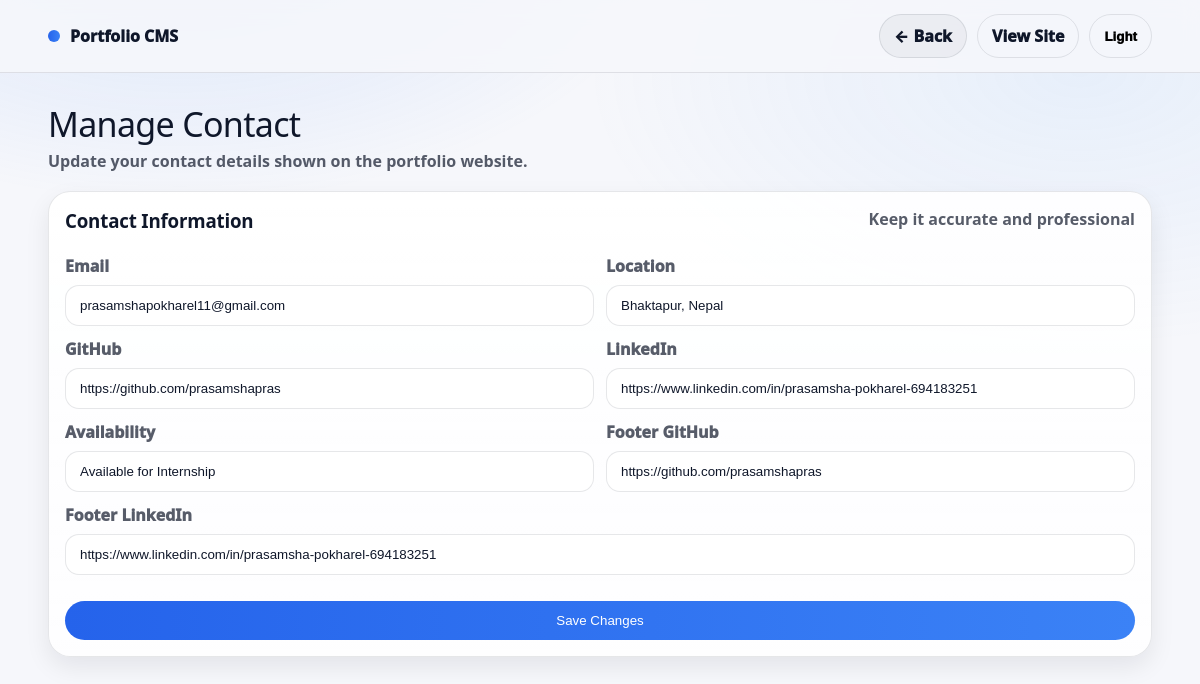
The app's page /manage_contact.php (signed in) with its own data.
### tables this page shows
CREATE TABLE `portfolio_contact` (
  `id` int(11) NOT NULL,
  `user_id` int(11) NOT NULL,
  `email` varchar(200) DEFAULT '',
  `phone` varchar(30) DEFAULT NULL,
  `github` varchar(255) DEFAULT '',
  `linkedin` varchar(255) DEFAULT '',
  `location` varchar(200) DEFAULT '',
  `availability` varchar(200) DEFAULT '',
  `footer_github` varchar(255) DEFAULT '',
  `footer_linkedin` varchar(255) DEFAULT ''
);

### auth.php (called while the page is built, shortened)
<?php
if (!function_exists("is_admin")) {
  function is_admin(): bool {
    return (($_SESSION["role"] ?? "user") === "admin");
  }
}
if (!function_exists("current_user_id")) {
  function current_user_id(): int {
    return (int)($_SESSION["user_id"] ?? 0);
  }
}

### manage_contact.php (the view, shortened to what this page needs)
<?php
require "db.php";
require "auth.php";
$target_user_id = current_user_id();
$contact = [
  "email"=>"","github"=>"","linkedin"=>"","location"=>"","availability"=>"",
  "footer_github"=>"","footer_linkedin"=>""
];
$stmt = $conn->prepare("SELECT * FROM portfolio_contact WHERE user_id=? LIMIT 1");
$stmt->bind_param("i", $target_user_id);
$stmt->execute();
$res = $stmt->get_result();
$row = $res ? $res->fetch_assoc() : null;
if ($row) $contact = array_merge($contact, $row);
$qs = is_admin() ? ("?user_id=" . $target_user_id) : "";
$stmt = $conn->prepare("SELECT username FROM users WHERE id=? LIMIT 1");
$stmt->bind_param("i", $target_user_id);
$stmt->execute();
$tu = $stmt->get_result()->fetch_assoc();
$target_username = $tu["username"] ?? ($_SESSION["username"] ?? "");
$viewSiteUrl = "index.php?u=" . urlencode($target_username);
?>
<!doctype html>
<html lang="en">
<head>
  <link rel="stylesheet" href="style.css">
</head>
<body>
<header class="topbar">
  <div class="wrap topbar-inner">
    <a class="brand" href="dashboard.php<?php echo $qs; ?>">
      <span class="brand-dot"></span>
      <span class="brand-text">Portfolio CMS</span>
    </a>
    <div class="topbar-right">
      <a class="pill" href="dashboard.php<?php echo $qs; ?>">← Back</a>
      <a class="pill pill-ghost" href="<?php echo htmlspecialchars($viewSiteUrl); ?>">View Site</a>
      <button class="pill pill-ghost" id="themeToggle" type="button">
        <span class="theme-label">Dark</span>
      </button>
    </div>
  </div>
</header>
<main class="admin-shell">
  <div>
    <div class="admin-page-title">Manage Contact</div>
    <div class="admin-page-sub">Update your contact details shown on the portfolio website.</div>
  </div>
  <div class="admin-cardx">
    <div class="admin-cardx-head">
      <h3>Contact Information</h3>
      <div class="muted">Keep it accurate and professional</div>
    </div>
    <form method="post" class="admin-form">
      <div class="admin-row">
        <div>
          <label class="admin-label">Email</label>
          <input class="admin-input" name="email" value="<?php echo htmlspecialchars($contact["email"]); ?>">
        </div>
        <div>
          <label class="admin-label">Location</label>
          <input class="admin-input" name="location" value="<?php echo htmlspecialchars($contact["location"]); ?>">
        </div>
      </div>
      <div class="admin-row">
        <div>
          <label class="admin-label">GitHub</label>
          <input class="admin-input" name="github" value="<?php echo htmlspecialchars($contact["github"]); ?>">
        </div>
        <div>
          <label class="admin-label">LinkedIn</label>
          <input class="admin-input" name="linkedin" value="<?php echo htmlspecialchars($contact["linkedin"]); ?>">
        </div>
      </div>
      <div class="admin-row">
        <div>
          <label class="admin-label">Availability</label>
          <input class="admin-input" name="availability" value="<?php echo htmlspecialchars($contact["availability"]); ?>">
        </div>
        <div>
          <label class="admin-label">Footer GitHub</label>
          <input class="admin-input" name="footer_github" value="<?php echo htmlspecialchars($contact["footer_github"]); ?>">
        </div>
      </div>
      <label class="admin-label">Footer LinkedIn</label>
      <input class="admin-input" name="footer_linkedin" value="<?php echo htmlspecialchars($contact["footer_linkedin"]); ?>">
      <div class="admin-actions-row">
        <button class="admin-btn" type="submit">Save Changes</button>
      </div>
    </form>
  </div>
</main>
</body>
</html>

### style.css (style rules this page uses)
:root { --bg: #0b1220; --surface: #0f172a; --card: rgba(255,255,255,.045); --card2: rgba(255,255,255,.06); --border: rgba(255,255,255,.10); --border2: rgba(255,255,255,.16); --text: #eaf0ff; --muted: rgba(234,240,255,.70); --accent: #3b82f6; --accent2:#60a5fa; --radius: 18px; --shadow: 0 18px 50px rgba(0,0,0,.38); --shadow2: 0 10px 26px rgba(0,0,0,.22); --trans: 180ms ease; }
html[data-theme="light"] { --bg: #f6f7fb; --surface:#ffffff; --card: rgba(15,23,42,.04); --card2: rgba(15,23,42,.06); --border: rgba(15,23,42,.10); --border2: rgba(15,23,42,.16); --text:#0f172a; --muted: rgba(15,23,42,.70); --accent:#2563eb; --accent2:#3b82f6; --shadow: 0 18px 42px rgba(2,6,23,.10); --shadow2: 0 10px 24px rgba(2,6,23,.08); }
* { box-sizing:border-box; }
body { margin:0; font-family: ui-sans-serif, system-ui, -apple-system, Segoe UI, Roboto, Arial; color: var(--text); background: radial-gradient(900px 500px at 15% -10%, rgba(59,130,246,.16), transparent 55%), radial-gradient(900px 500px at 90% 10%, rgba(96,165,250,.10), transparent 55%), var(--bg); }
a { color:inherit; }
.wrap { width:min(1120px, 92vw); margin:auto; }
.muted { color: var(--muted); }
.topbar { position:sticky; top:0; z-index:50; backdrop-filter: blur(10px); background: color-mix(in srgb, var(--bg) 86%, transparent); border-bottom: 1px solid var(--border); }
.topbar-inner { display:flex; align-items:center; justify-content:space-between; gap:14px; padding: 14px 0; }
.brand { display:flex; align-items:center; gap:10px; text-decoration:none; font-weight: 1000; }
.brand-dot { width:12px;height:12px;border-radius:999px; background: linear-gradient(90deg, var(--accent), var(--accent2)); }
.topbar-right { display:flex; gap:10px; flex-wrap:wrap; }
.pill { display:inline-flex; align-items:center; padding: 10px 14px; border-radius: 999px; border: 1px solid var(--border); background: var(--card); text-decoration:none; font-weight: 950; transition: var(--trans); }
.pill-ghost { background: transparent; }
.admin-label { display:block; margin: 12px 0 8px; font-weight: 950; color: var(--muted); }
.admin-input { width:100%; padding: 12px 14px; border-radius: 14px; border: 1px solid var(--border); background: color-mix(in srgb, var(--surface) 88%, transparent); color: var(--text); outline:none; }
html[data-theme="light"] .admin-input { background: rgba(255,255,255,.86); }
.admin-btn { width:100%; margin-top: 14px; padding: 12px 16px; border-radius: 999px; border: 0; cursor:pointer; font-weight: 1100; color:#fff; background: linear-gradient(90deg, var(--accent), var(--accent2)); transition: var(--trans); }
.admin-shell { width: min(1120px, 92vw); margin: 28px auto 60px; }
.admin-page-title { margin: 6px 0 2px; font-size: clamp(24px, 3vw, 34px); font-weight: 1100; letter-spacing: -.02em; }
.admin-page-sub { margin: 0 0 16px; color: var(--muted); font-weight: 850; line-height: 1.6; }
.admin-cardx { border-radius: 22px; border: 1px solid var(--border); background: linear-gradient(180deg, color-mix(in srgb, var(--surface) 92%, transparent), color-mix(in srgb, var(--surface) 84%, transparent) ); box-shadow: var(--shadow2); padding: 16px; }
.admin-cardx-head { display:flex; justify-content:space-between; align-items:flex-start; gap:10px; margin-bottom: 10px; }
.admin-cardx-head h3 { margin:0; font-weight:1100; letter-spacing:-.01em; }
.admin-cardx-head .muted { font-weight: 850; }
.admin-form { margin-top: 10px; }
.admin-row { display:grid; grid-template-columns: 1fr 1fr; gap: 12px; }
.admin-actions-row { display:flex; gap:10px; flex-wrap:wrap; margin-top: 12px; }
:root { --accent: #3b82f6; --accent2:#60a5fa; }
html[data-theme="light"] { --accent:#2563eb; --accent2:#3b82f6; }

### records on screen
portfolio_contact: email "prasamshapokharel11@gmail.com", location "Bhaktapur, Nepal", github "https://github.com/prasamshapras", linkedin "https://www.linkedin.com/in/prasamsha-pokharel-694183251", availability "Available for Internship", footer_github "https://github.com/prasamshapras", footer_linkedin "https://www.linkedin.com/in/prasamsha-pokharel-694183251"
